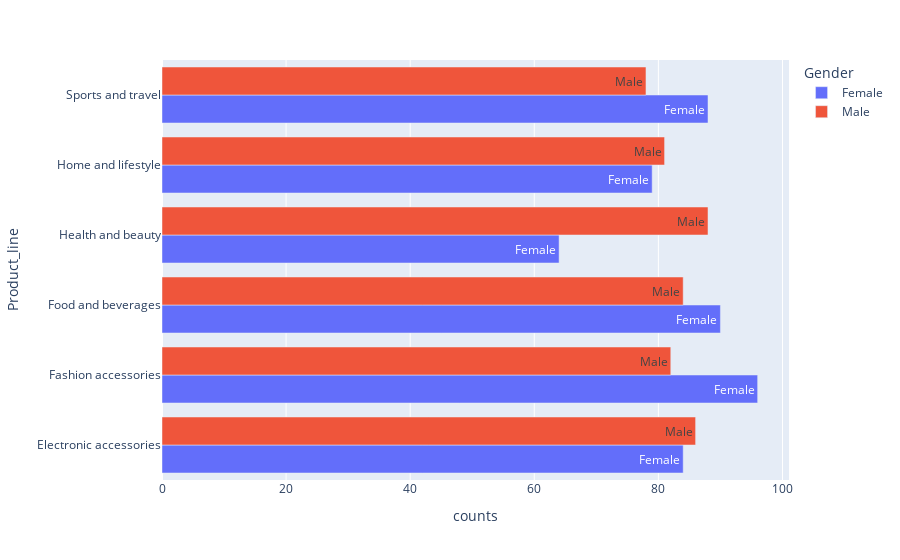

Write notebook code for a chart like this one.
### Code cell
#Product grouping used amongst different genders
df = data.groupby(by=["Product_line", "Gender"]).size().reset_index(name="counts")
fig = px.bar(df, y='Product_line', x='counts', color = 'Gender', barmode = 'group', text = 'Gender')
fig.show()

### Figure 1 — Plotly figure (JSON) as saved in the notebook; plotly's stock layout.template omitted (floating-point values rounded to 4 significant figures)
{"data": [{"alignmentgroup": "True", "hovertemplate": "Gender=%{text}<br>counts=%{x}<br>Product_line=%{y}<extra></extra>", "legendgroup": "Female", "marker": {"color": "#636efa", "pattern": {"shape": ""}}, "name": "Female", "offsetgroup": "Female", "orientation": "h", "showlegend": true, "text": ["Female", "Female", "Female", "Female", "Female", "Female"], "textposition": "auto", "type": "bar", "x": [84, 96, 90, 64, 79, 88], "xaxis": "x", "y": ["Electronic accessories", "Fashion accessories", "Food and beverages", "Health and beauty", "Home and lifestyle", "Sports and travel"], "yaxis": "y"}, {"alignmentgroup": "True", "hovertemplate": "Gender=%{text}<br>counts=%{x}<br>Product_line=%{y}<extra></extra>", "legendgroup": "Male", "marker": {"color": "#EF553B", "pattern": {"shape": ""}}, "name": "Male", "offsetgroup": "Male", "orientation": "h", "showlegend": true, "text": ["Male", "Male", "Male", "Male", "Male", "Male"], "textposition": "auto", "type": "bar", "x": [86, 82, 84, 88, 81, 78], "xaxis": "x", "y": ["Electronic accessories", "Fashion accessories", "Food and beverages", "Health and beauty", "Home and lifestyle", "Sports and travel"], "yaxis": "y"}], "layout": {"barmode": "group", "legend": {"title": {"text": "Gender"}, "tracegroupgap": 0}, "margin": {"t": 60}, "xaxis": {"anchor": "y", "domain": [0, 1], "title": {"text": "counts"}}, "yaxis": {"anchor": "x", "domain": [0, 1], "title": {"text": "Product_line"}}}}
